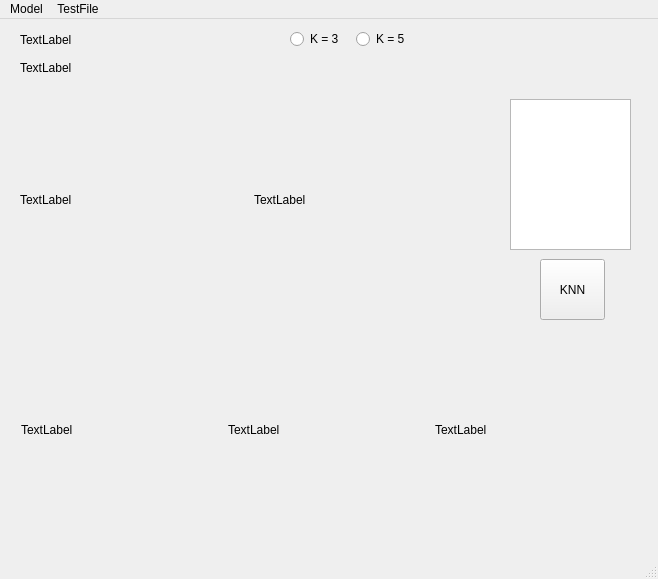
<?xml version="1.0" encoding="UTF-8"?>
<ui version="4.0">
 <class>MainWindow</class>
 <widget class="QMainWindow" name="MainWindow">
  <property name="geometry">
   <rect>
    <x>0</x>
    <y>0</y>
    <width>658</width>
    <height>579</height>
   </rect>
  </property>
  <property name="windowTitle">
   <string>MainWindow</string>
  </property>
  <widget class="QWidget" name="centralwidget">
   <widget class="QWidget" name="layoutWidget">
    <property name="geometry">
     <rect>
      <x>20</x>
      <y>10</y>
      <width>251</width>
      <height>50</height>
     </rect>
    </property>
    <layout class="QVBoxLayout" name="verticalLayout">
     <item>
      <widget class="QLabel" name="label">
       <property name="minimumSize">
        <size>
         <width>100</width>
         <height>20</height>
        </size>
       </property>
       <property name="text">
        <string>TextLabel</string>
       </property>
      </widget>
     </item>
     <item>
      <widget class="QLabel" name="label_2">
       <property name="minimumSize">
        <size>
         <width>100</width>
         <height>20</height>
        </size>
       </property>
       <property name="text">
        <string>TextLabel</string>
       </property>
      </widget>
     </item>
    </layout>
   </widget>
   <widget class="QTextBrowser" name="textBrowser">
    <property name="geometry">
     <rect>
      <x>510</x>
      <y>80</y>
      <width>121</width>
      <height>151</height>
     </rect>
    </property>
   </widget>
   <widget class="QWidget" name="">
    <property name="geometry">
     <rect>
      <x>20</x>
      <y>310</y>
      <width>618</width>
      <height>202</height>
     </rect>
    </property>
    <layout class="QHBoxLayout" name="horizontalLayout">
     <item>
      <widget class="QLabel" name="label_3">
       <property name="minimumSize">
        <size>
         <width>200</width>
         <height>200</height>
        </size>
       </property>
       <property name="maximumSize">
        <size>
         <width>200</width>
         <height>200</height>
        </size>
       </property>
       <property name="text">
        <string>TextLabel</string>
       </property>
      </widget>
     </item>
     <item>
      <widget class="QLabel" name="label_4">
       <property name="minimumSize">
        <size>
         <width>200</width>
         <height>200</height>
        </size>
       </property>
       <property name="maximumSize">
        <size>
         <width>200</width>
         <height>200</height>
        </size>
       </property>
       <property name="text">
        <string>TextLabel</string>
       </property>
      </widget>
     </item>
     <item>
      <widget class="QLabel" name="label_5">
       <property name="minimumSize">
        <size>
         <width>200</width>
         <height>200</height>
        </size>
       </property>
       <property name="maximumSize">
        <size>
         <width>200</width>
         <height>200</height>
        </size>
       </property>
       <property name="text">
        <string>TextLabel</string>
       </property>
      </widget>
     </item>
    </layout>
   </widget>
   <widget class="QPushButton" name="pushButton">
    <property name="geometry">
     <rect>
      <x>540</x>
      <y>240</y>
      <width>65</width>
      <height>61</height>
     </rect>
    </property>
    <property name="text">
     <string>KNN</string>
    </property>
   </widget>
   <widget class="QWidget" name="">
    <property name="geometry">
     <rect>
      <x>290</x>
      <y>10</y>
      <width>125</width>
      <height>20</height>
     </rect>
    </property>
    <layout class="QHBoxLayout" name="horizontalLayout_2">
     <item>
      <widget class="QRadioButton" name="radioButton_2">
       <property name="text">
        <string>K = 3</string>
       </property>
      </widget>
     </item>
     <item>
      <widget class="QRadioButton" name="radioButton">
       <property name="text">
        <string>K = 5</string>
       </property>
      </widget>
     </item>
    </layout>
   </widget>
   <widget class="QWidget" name="">
    <property name="geometry">
     <rect>
      <x>20</x>
      <y>80</y>
      <width>461</width>
      <height>202</height>
     </rect>
    </property>
    <layout class="QHBoxLayout" name="horizontalLayout_3">
     <item>
      <widget class="QLabel" name="label_tIMG">
       <property name="minimumSize">
        <size>
         <width>200</width>
         <height>200</height>
        </size>
       </property>
       <property name="text">
        <string>TextLabel</string>
       </property>
      </widget>
     </item>
     <item>
      <widget class="QLabel" name="label_tIMG_2">
       <property name="minimumSize">
        <size>
         <width>200</width>
         <height>200</height>
        </size>
       </property>
       <property name="text">
        <string>TextLabel</string>
       </property>
      </widget>
     </item>
    </layout>
   </widget>
  </widget>
  <widget class="QMenuBar" name="menubar">
   <property name="geometry">
    <rect>
     <x>0</x>
     <y>0</y>
     <width>658</width>
     <height>24</height>
    </rect>
   </property>
   <widget class="QMenu" name="menuModel">
    <property name="title">
     <string>Model</string>
    </property>
    <widget class="QMenu" name="menuLoad_Model">
     <property name="title">
      <string>Load Model</string>
     </property>
     <addaction name="action100x100"/>
     <addaction name="action200x200"/>
    </widget>
    <addaction name="menuLoad_Model"/>
   </widget>
   <widget class="QMenu" name="menuTestFile">
    <property name="title">
     <string>TestFile</string>
    </property>
    <addaction name="actionOpen_Image"/>
   </widget>
   <addaction name="menuModel"/>
   <addaction name="menuTestFile"/>
  </widget>
  <widget class="QStatusBar" name="statusbar"/>
  <action name="actionOpen_Image">
   <property name="text">
    <string>Open Image</string>
   </property>
  </action>
  <action name="action100x100">
   <property name="text">
    <string>100x100</string>
   </property>
  </action>
  <action name="action200x200">
   <property name="text">
    <string>200x200</string>
   </property>
  </action>
 </widget>
 <resources/>
 <connections/>
</ui>
